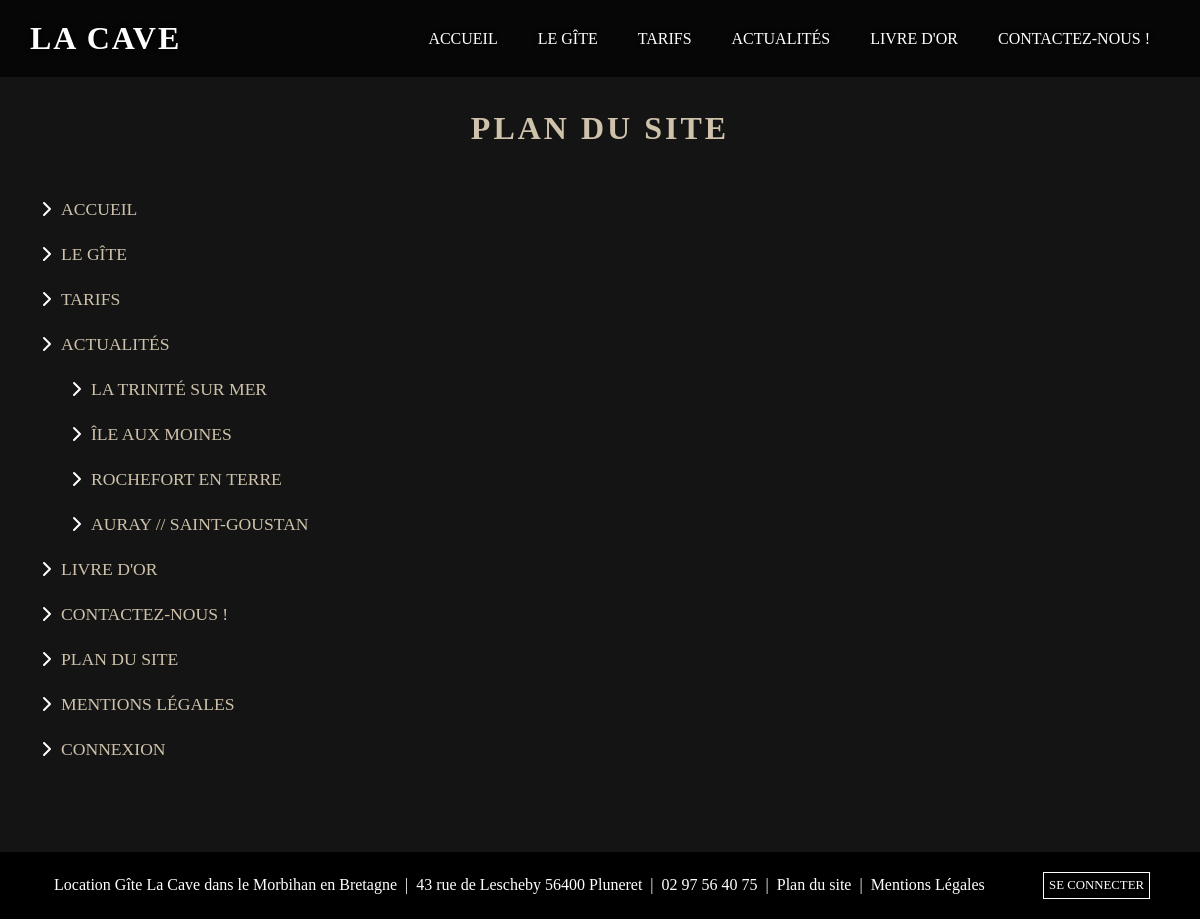
Page /index.php?action=planDuSite on the earlier database version.
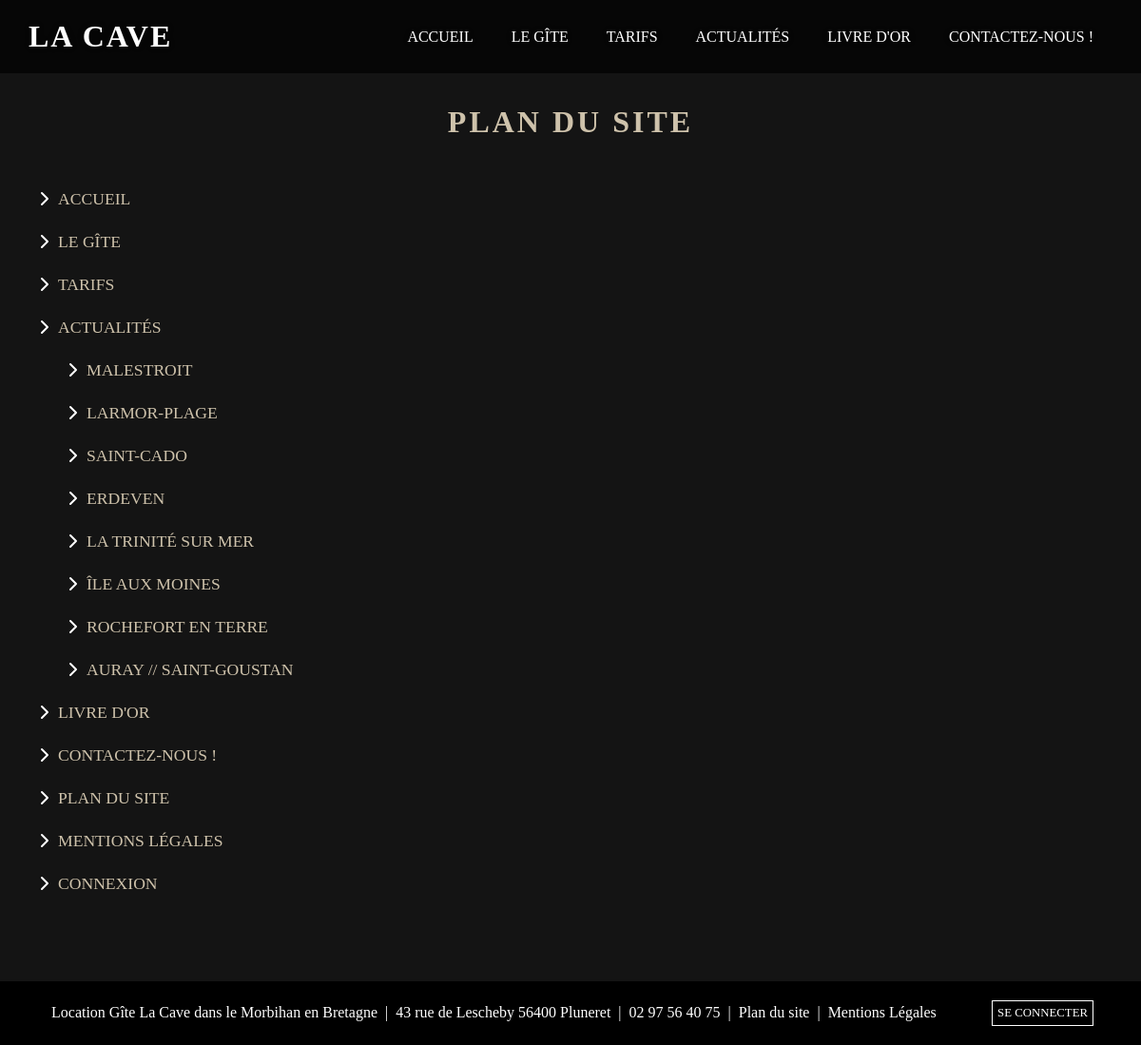
Same page on the later database version.
### tables this page shows
CREATE TABLE `articles` (
  `id` bigint(20) UNSIGNED NOT NULL,
  `title` varchar(255) DEFAULT NULL,
  `content` text DEFAULT NULL,
  `description_articles` varchar(100) DEFAULT NULL,
  `titre_img_articles` varchar(255) DEFAULT 'Modifier le titre de l image',
  `image_articles` varchar(255) DEFAULT 'app/public/front/images/articles/article-morbihan-bretagne.webp',
  `idarticlesusers` int(11) UNSIGNED NOT NULL
);

### app/Controllers/Front/FrontController.php (called while the page is built, shortened)
<?php
class FrontController{
    function planDuSite(){
        $articlesPlan = new \Project\Models\ArticleManager();
        $allArticlesPlan = $articlesPlan->planDuSite();
        require 'app/views/front/planDuSite.php';
    }
}

### app/Models/ArticleManager.php (called while the page is built, shortened)
<?php
class ArticleManager extends Manager{
    public function planDuSite(){
        $bdd = $this->bdConnect();
        $req = $bdd->query("SELECT * FROM articles ORDER BY id DESC");
        return $req;
    }
}

### app/views/front/planDuSite.php (the view, shortened to what this page needs)
    <section class="taille_1170 bloc_titre_general">
        <h1 class="marge_h1">Plan du site</h1>
        <div class="bloc_lien_planDuSite">
            <img src="app/public/front/images/icones/chevron-gite-pluneret.svg" alt="Localisation du gîte La Cave"
        class="svg_planDuSite">
            <p><a href="./" title="Accueil - La Cave">Accueil</a></p>
        </div>
        <div class="bloc_lien_planDuSite">
            <img src="app/public/front/images/icones/chevron-gite-pluneret.svg" alt="Localisation du gîte La Cave"
        class="svg_planDuSite">
            <p><a href="index.php?action=legite" title="Le Gîte - La Cave">Le gîte</a></p>
        </div>
        <div class="bloc_lien_planDuSite">
            <img src="app/public/front/images/icones/chevron-gite-pluneret.svg" alt="Localisation du gîte La Cave"
        class="svg_planDuSite">
            <p><a href="index.php?action=tarifs" title="Tarifs - La Cave">Tarifs</a></p>
        </div>
        <div class="bloc_lien_planDuSite">
            <img src="app/public/front/images/icones/chevron-gite-pluneret.svg" alt="Localisation du gîte La Cave"
        class="svg_planDuSite">
            <p><a href="index.php?action=actualites" title="Actualités - La Cave">Actualités</a></p>
        </div>
        <?php foreach($allArticlesPlan as $allArticlePlan){ ?>
            <div class="bloc_lien_planDuSite bloc_lien_actus">
                <img src="app/public/front/images/icones/chevron-gite-pluneret.svg" alt="Localisation du gîte La Cave"
        class="svg_planDuSite">
                <p><a href="index.php?action=actualitesSingle&id=<?= $allArticlePlan['id'] ?>" title="<?= $allArticlePlan['title'] ?>"><?= $allArticlePlan['title'] ?></a></p>
            </div>
        <?php } ?>
        <div class="bloc_lien_planDuSite">
            <img src="app/public/front/images/icones/chevron-gite-pluneret.svg" alt="Localisation du gîte La Cave"
        class="svg_planDuSite">
            <p><a href="index.php?action=livredor" title="Livre d'or - La Cave">Livre d'or</a></p>
        </div>
        <div class="bloc_lien_planDuSite">
            <img src="app/public/front/images/icones/chevron-gite-pluneret.svg" alt="Localisation du gîte La Cave"
        class="svg_planDuSite">
            <p><a href="index.php?action=contactezNous" title="Contactez-Nous - La Cave">Contactez-nous !</a></p>
        </div>
        <div class="bloc_lien_planDuSite">
            <img src="app/public/front/images/icones/chevron-gite-pluneret.svg" alt="Localisation du gîte La Cave"
        class="svg_planDuSite">
            <p><a href="index.php?action=planDuSite" title="Plan du site - La Cave">Plan du site</a></p>
        </div>
        <div class="bloc_lien_planDuSite">
            <img src="app/public/front/images/icones/chevron-gite-pluneret.svg" alt="Localisation du gîte La Cave"
        class="svg_planDuSite">
            <p><a href="index.php?action=mentionsLegales" title="Mentions Légales - La Cave">Mentions Légales</a></p>
        </div>
        <div class="bloc_lien_planDuSite">
            <img src="app/public/front/images/icones/chevron-gite-pluneret.svg" alt="Localisation du gîte La Cave"
        class="svg_planDuSite">
            <p><a href="administration.php?action=connexionAdministration" title="Connexion - La Cave">Connexion</a></p>
        </div>
    </section>
<?php $content = ob_get_clean(); ?>
<?php require 'templates/template.php'; ?>

### index.php (shortened to what this page needs)
<?php
try{
    $frontController = new \Project\Controllers\Front\FrontController();
    if(isset($_GET['action'])){
        if($_GET['action'] == 'actualites'){
            if(isset($_GET['page'])){
                $quantitePage = $_GET['page'];
            }else{
                $quantitePage = 1;
            }
            $frontController->actualites($quantitePage);
        }
        else if($_GET['action'] == 'actualitesSingle'){
            $id = $_GET['id'];
            $frontController->actualitesSingle($id);
        }
        else {
            $method = $_GET['action'];
            try {
                $frontController->$method();
            } catch(Error $_) {
                $frontController->p404();
            }
        }
    }else{
        $frontController->accueil();
    }
}catch(Exception $e){
    die('Erreur: ' . $e->getMessage());
}

### app/views/front/templates/template.php (shortened to what this page needs)
<!DOCTYPE html>
<html lang="fr">
<head>
    <link rel="stylesheet" href="app/public/front/css/style.css">
</head>
<body>
    <header>
        <a href="./" class="logo_gite">La Cave</a>
        <nav class="menu_nav">
                <a href="/">Accueil</a>
                <a href="index.php?action=legite">Le gîte</a>
                <a href="index.php?action=tarifs">Tarifs</a>
                <a href="index.php?action=actualites">Actualités</a>
                <a href="index.php?action=livredor">Livre d'or</a>
                <a href="index.php?action=contactezNous">Contactez-Nous !</a>
        </nav>
    </header>
    <main class="footer_bas">
        <?= $content ?>
    </main>
    <footer>
        <div class="coordonnees-aligne">
            <p>Location Gîte La Cave dans le Morbihan en Bretagne </p>
            <p> | </p>
            <p> 43 rue de Lescheby 56400 Pluneret </p>
            <p> | </p>
            <p> 02 97 56 40 75 </p>
            <p> | </p>
            <p> <a href="index.php?action=planDuSite">Plan du site</a> </p>
            <p> | </p><p> <a href="index.php?action=mentionsLegales">Mentions Légales</a></p>
        </div>
        <div class="btn-seconnecter">
            <a href="administration.php?action=connexionAdministration" rel="noopener noreferrer">Se connecter</a>
        </div>
    </footer>
</body>
</html>

### app/public/front/css/style.css (style rules this page uses)
:root { --blanc-color: #fff; --noir-color: #000; --rouge-color: #ff0000; --vert-color: #49AB44; --fd-body-marron-color: #141414; --gen_beige-clair-color: #cec2ab; --beige-fonce-color: #b5a992; --fd-menu-beige: #ae9978; --gris-fonce-color: #444; --gris-clair-color: #e0e0e0; --fd-card-actus-gris-color: #f0f0f0; --champ-contact-color: rgba(0, 0, 0, 0); --champ-contact-hover-color: rgba(0, 0, 0, 0.1); --fd-slide-noir-opac: rgba(0,0,0,0.8); --fd-menu-noir-opac:rgba(0,0,0,0.7); --fd-parallax-noir-opac: rgba(0, 0, 0, 1); --fd-bloc-erreur: rgba(255,59,10,0.5); }
* { margin: 0; padding: 0; box-sizing: border-box; font-family: 'Times New Roman', Times, serif; }
body { background-color: var(--fd-body-marron-color); color: var(--gen_beige-clair-color); display: flex; flex-direction: column; min-height: 100vh; }
.taille_1170 { max-width: 1170px; width: 100%; margin: 0 auto; }
.bloc_titre_general { text-align: center; margin-top: 110px; margin-bottom: 50px; }
.bloc_titre_general h1 { font-size: 2rem; text-transform: uppercase; letter-spacing: 3px; font-family: cinzel; }
.marge_h1 { margin-bottom: 50px; }
header { z-index: 999; position: fixed; top: 0; left: 0; width: 100%; display: flex; justify-content: space-between; align-items: center; padding: 20px 30px; transition: 0.6s; -webkit-transition: 0.6s; -moz-transition: 0.6s; -ms-transition: 0.6s; -o-transition: 0.6s; background: var(--fd-menu-noir-opac); }
header .logo_gite { color: var(--blanc-color); font-size: 2rem; font-weight: 700; text-transform: uppercase; text-decoration: none; letter-spacing: 2px; text-shadow: var(--noir-color) 0px 0px 7px; transition: 0.6s; }
header .menu_nav { position: relative; display: flex; justify-content: center; align-items: center; }
header .menu_nav a { font-size: 1rem; font-weight: 500; text-decoration: none; text-transform: uppercase; color: var(--blanc-color); margin: 0 10px; padding: 0 10px; border-radius: 10px; -webkit-border-radius: 10px; -moz-border-radius: 10px; -ms-border-radius: 10px; -o-border-radius: 10px; transition: 0.3s; -webkit-transition: 0.3s; -moz-transition: 0.3s; -ms-transition: 0.3s; -o-transition: 0.3s; transition-property: color; text-shadow: var(--noir-color) 0px 0px 7px; }
.bloc_titre_general p { font-size: 1.1rem; margin: 5px; }
.bloc_lien_planDuSite { display: flex; margin: 20px; }
.bloc_lien_planDuSite p { margin: 2px; }
.bloc_lien_planDuSite a { color: var(--gen_beige-clair-color); text-transform: uppercase; text-decoration: none; }
.svg_planDuSite { width: 1.5rem; height: 1.5rem; filter: invert(1) sepia(0) saturate(5) hue-rotate(175deg); }
.bloc_lien_actus { margin-left: 50px; }
footer { display: flex; justify-content: space-between; padding: 20px 50px 20px; background: var(--noir-color); color: var(--blanc-color); margin-top: 40px; }
footer a { text-decoration: none; text-transform: uppercase; }
footer .coordonnees-aligne { display: flex; justify-content: center; }
footer .coordonnees-aligne p { margin: 4px }
.coordonnees-aligne a { color: var(--blanc-color); text-transform: none; }
.btn-seconnecter { padding: 5px; border: 1px solid var(--blanc-color); font-size: 0.8rem; }
.btn-seconnecter a { color: var(--blanc-color); }
.footer_bas { flex: 1; }

Differences in the rows shown:
added articles: title "MALESTROIT"
added articles: title "LARMOR-PLAGE"
added articles: title "SAINT-CADO"
added articles: title "ERDEVEN"
